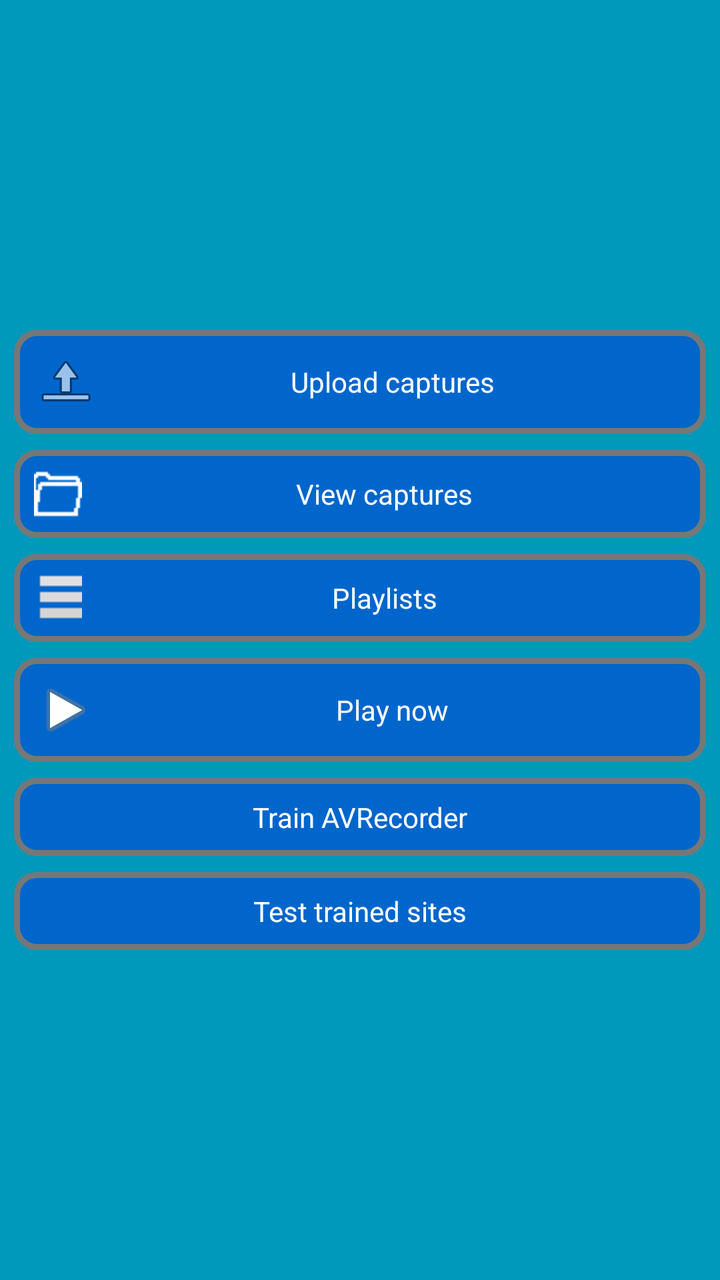
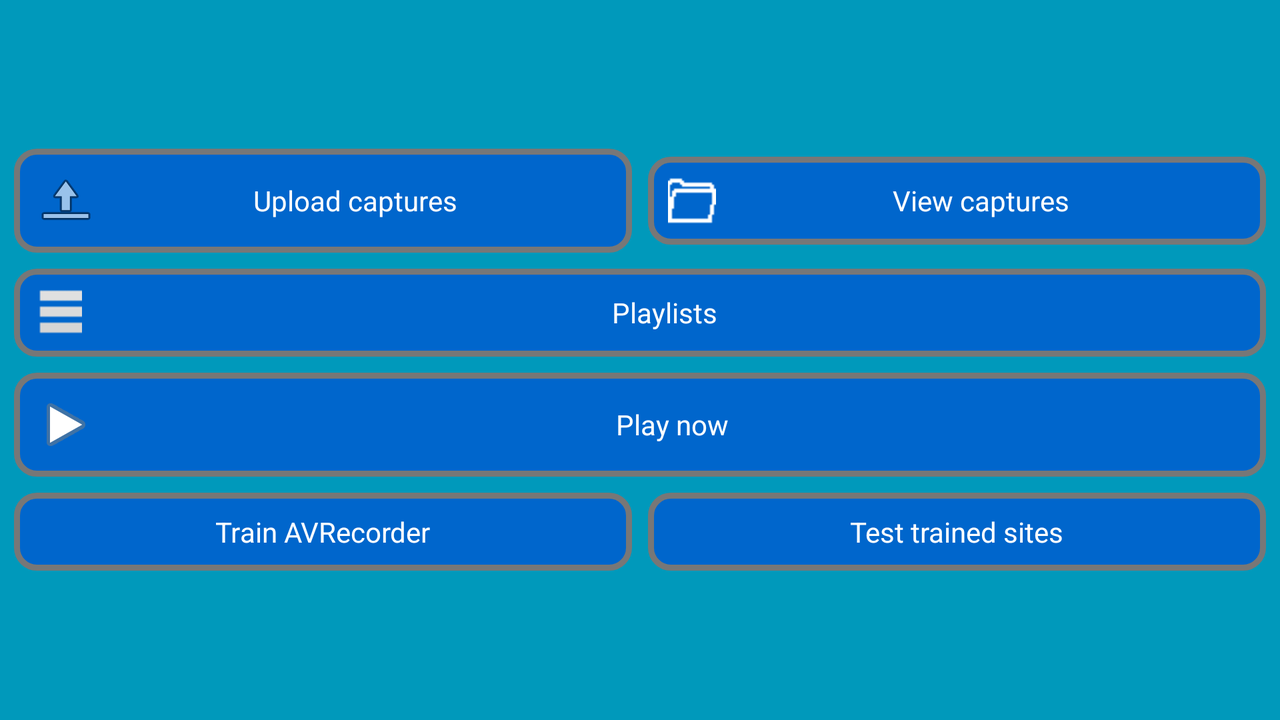

Two renders of one Android screen. The first uses the default layout on a phone; the second uses the alternative layout the repository ships for a different screen configuration, on a matching device. The two XML files are below.
<!-- AndroidManifest.xml: application theme AppTheme -->
<!-- res/layout/activity_app_init.xml -->
<LinearLayout xmlns:android="http://schemas.android.com/apk/res/android"
    xmlns:tools="http://schemas.android.com/tools"
    android:layout_width="match_parent"
    android:layout_height="match_parent"
    android:background="#0099bb"
    android:gravity="center"
    android:padding="3dip"
    android:orientation="vertical"
    tools:context=".AVRecorderInit" >
    <Button
        android:id="@+id/uploadFiles_btn"
        android:layout_width="match_parent"
        android:layout_height="wrap_content"
        style="@style/InitActivityButton"
        android:drawableLeft="@android:drawable/ic_menu_upload"
        android:contentDescription="@string/btn_uploadFiles"
        android:text="@string/btn_uploadFiles" />
    <Button
        android:id="@+id/browseFiles_btn"
        android:layout_width="match_parent"
        android:layout_height="wrap_content"
        style="@style/InitActivityButton"
        android:drawableLeft="@drawable/icon_folder"
        android:text="@string/btn_browseFiles" />
   <Button
        android:id="@+id/fetch_playlist_btn"
        android:layout_width="match_parent"
        android:layout_height="wrap_content"
        style="@style/InitActivityButton"
        android:drawableLeft="@drawable/icon_playlist_light"
        android:text="@string/btn_mng_lists" />
    <Button
        android:id="@+id/startPlaybackNow_btn"
        android:layout_width="match_parent"
        android:layout_height="wrap_content"
        style="@style/InitActivityButton"
        android:drawableLeft="@android:drawable/ic_media_play"
        android:text="@string/btn_start" />
    <Button
        android:id="@+id/startTraining_btn"
        android:layout_width="match_parent"
        android:layout_height="wrap_content"
        style="@style/InitActivityButton"
        android:text="@string/btn_startTraining" />
    <Button
        android:id="@+id/verifyTraining_btn"
        android:layout_width="match_parent"
        android:layout_height="wrap_content"
        style="@style/InitActivityButton"
        android:text="@string/btn_verifyTraining" />
</LinearLayout>
<!-- resources referenced by this layout -->
<resources>
  <!-- drawable icon_folder: png bitmap (drawable-mdpi, 229 bytes) -->
  <!-- drawable icon_playlist_light: png bitmap (drawable-mdpi, 170 bytes) -->
  <string name="btn_browseFiles">View captures</string>
  <string name="btn_mng_lists">Playlists</string>
  <string name="btn_start">Play now</string>
  <string name="btn_startTraining">Train AVRecorder</string>
  <string name="btn_uploadFiles">Upload captures</string>
  <string name="btn_verifyTraining">Test trained sites</string>
  <style name="InitActivityButton">
          <item name="android:textColor">#FFFFFF</item>
          <item name="android:background">@drawable/custom_button</item>
          <item name="android:layout_margin">4dp</item>
      </style>
  <style name="AppTheme" parent="AppBaseTheme">
          
      </style>
  <!-- drawable custom_button (drawable-mdpi) -->
  <?xml version="1.0" encoding="utf-8"?>
  <selector
      xmlns:android="http://schemas.android.com/apk/res/android">
  
      <item android:state_pressed="true" >
          <shape>
              <gradient
                  android:startColor="#777777"
                  android:endColor="#000000"
                  android:angle="270" />
              <stroke
                  android:width="3dp"
                  android:color="#999999" />
              <corners
                  android:radius="10dp" />
              <padding
                  android:left="10dp"
                  android:top="10dp"
                  android:right="10dp"
                  android:bottom="10dp" />
          </shape>
      </item>
  
      <item android:state_focused="true" >
          <shape>
              <gradient
                  android:endColor="#ff5500"
                  android:startColor="#ff5577"
                  android:angle="270" />
              <stroke
                  android:width="3dp"
                  android:color="#999999" />
              <corners
                  android:radius="10dp" />
              <padding
                  android:left="10dp"
                  android:top="10dp"
                  android:right="10dp"
                  android:bottom="10dp" />
          </shape>
      </item>
      
  	<item>        
          <shape>
              <gradient
                  android:endColor="#0066cc"
                  android:startColor="#0066cc"
                  android:angle="270" />
              <stroke
                  android:width="3dp"
                  android:color="#777777" />
              <corners
                  android:radius="10dp" />
              <padding
                  android:left="10dp"
                  android:top="10dp"
                  android:right="10dp"
                  android:bottom="10dp" />
          </shape>
      </item>
  </selector>
  <style name="AppBaseTheme" parent="android:Theme.Light">
          
      </style>
</resources>
<!-- res/layout-land/activity_app_init.xml (the repository's variant of the layout above) -->
<!-- drawn on the phone turned sideways -->
<LinearLayout xmlns:android="http://schemas.android.com/apk/res/android"
    xmlns:tools="http://schemas.android.com/tools"
    android:layout_width="match_parent"
    android:layout_height="match_parent"
    android:background="#0099bb"
    android:gravity="center"
    android:padding="3dip"
    android:orientation="vertical"
    tools:context=".AVRecorderInit" >
    <LinearLayout
        android:layout_width="match_parent"
        android:layout_height="wrap_content"
        android:layout_gravity="center"
        android:orientation="horizontal" >
 	    <Button
	        android:id="@+id/uploadFiles_btn"
	        android:layout_width="0px"
	        android:layout_height="wrap_content"
	        android:layout_weight="1"
	        style="@style/InitActivityButton"
	        android:drawableLeft="@android:drawable/ic_menu_upload"
	        android:contentDescription="@string/btn_uploadFiles"
	        android:text="@string/btn_uploadFiles" />
	    <Button
	        android:id="@+id/browseFiles_btn"
	        android:layout_width="0px"
	        android:layout_height="wrap_content"
	        android:layout_weight="1"
	        style="@style/InitActivityButton"
	        android:drawableLeft="@drawable/icon_folder"
	        android:text="@string/btn_browseFiles" />
    </LinearLayout>
    <Button
        android:id="@+id/fetch_playlist_btn"
        android:layout_width="match_parent"
        android:layout_height="wrap_content"
        style="@style/InitActivityButton"
        android:drawableLeft="@drawable/icon_playlist_light"
        android:text="@string/btn_mng_lists" />
   	<Button
    	android:id="@+id/startPlaybackNow_btn"
    	android:layout_width="match_parent"
    	android:layout_height="wrap_content"
    	style="@style/InitActivityButton"
    	android:drawableLeft="@android:drawable/ic_media_play"
	    android:text="@string/btn_start" />
   	<LinearLayout
        android:layout_width="match_parent"
        android:layout_height="wrap_content"
        android:layout_gravity="center"
        android:orientation="horizontal" >
	    <Button
	        android:id="@+id/startTraining_btn"
	        android:layout_width="0px"
	        android:layout_height="wrap_content"
	        android:layout_weight="1"
	        style="@style/InitActivityButton"
	        android:text="@string/btn_startTraining" />
	    <Button
	        android:id="@+id/verifyTraining_btn"
	        android:layout_width="0px"
	        android:layout_height="wrap_content"
	        android:layout_weight="1"
	        style="@style/InitActivityButton"
	        android:text="@string/btn_verifyTraining" />
    </LinearLayout>
</LinearLayout>
